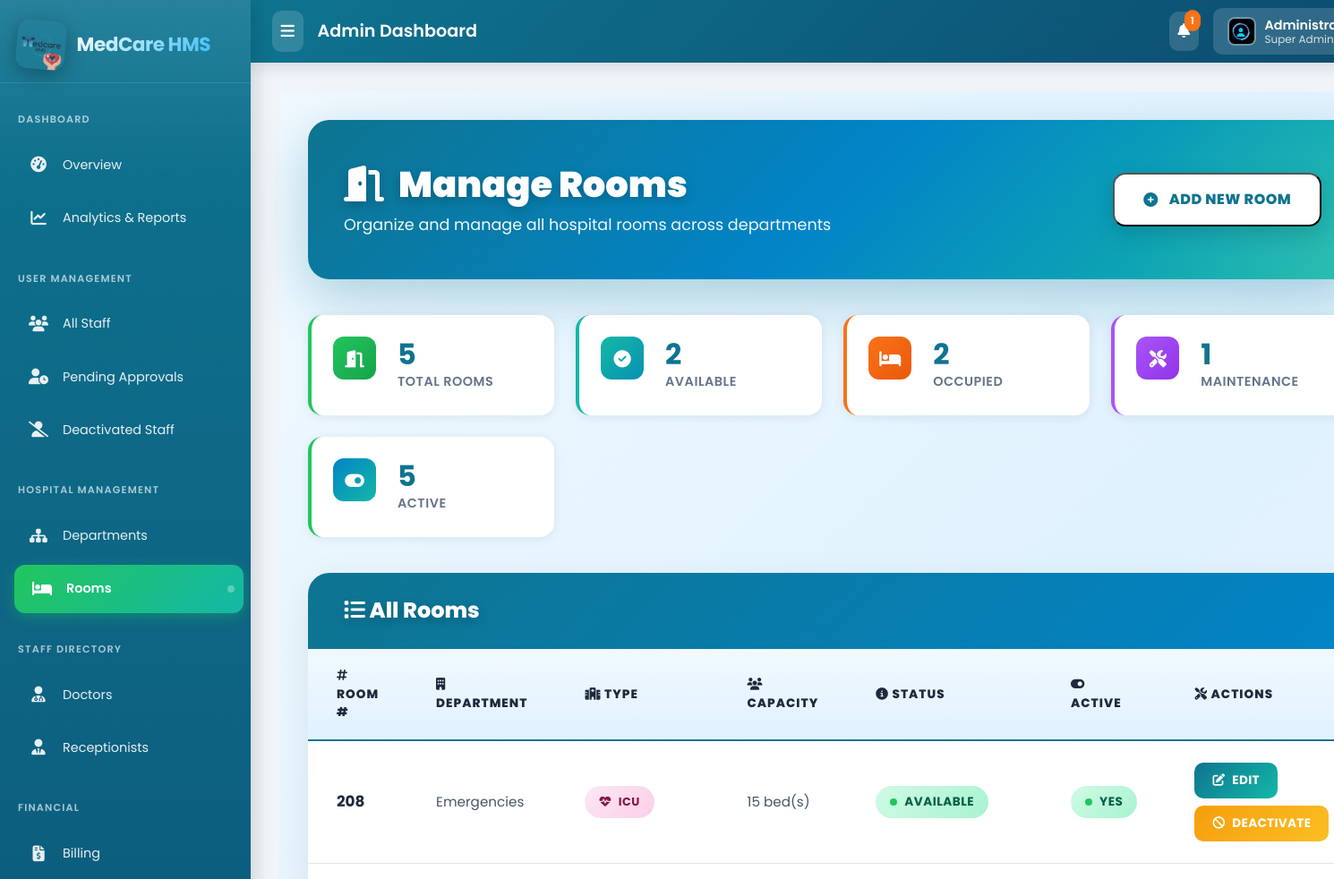
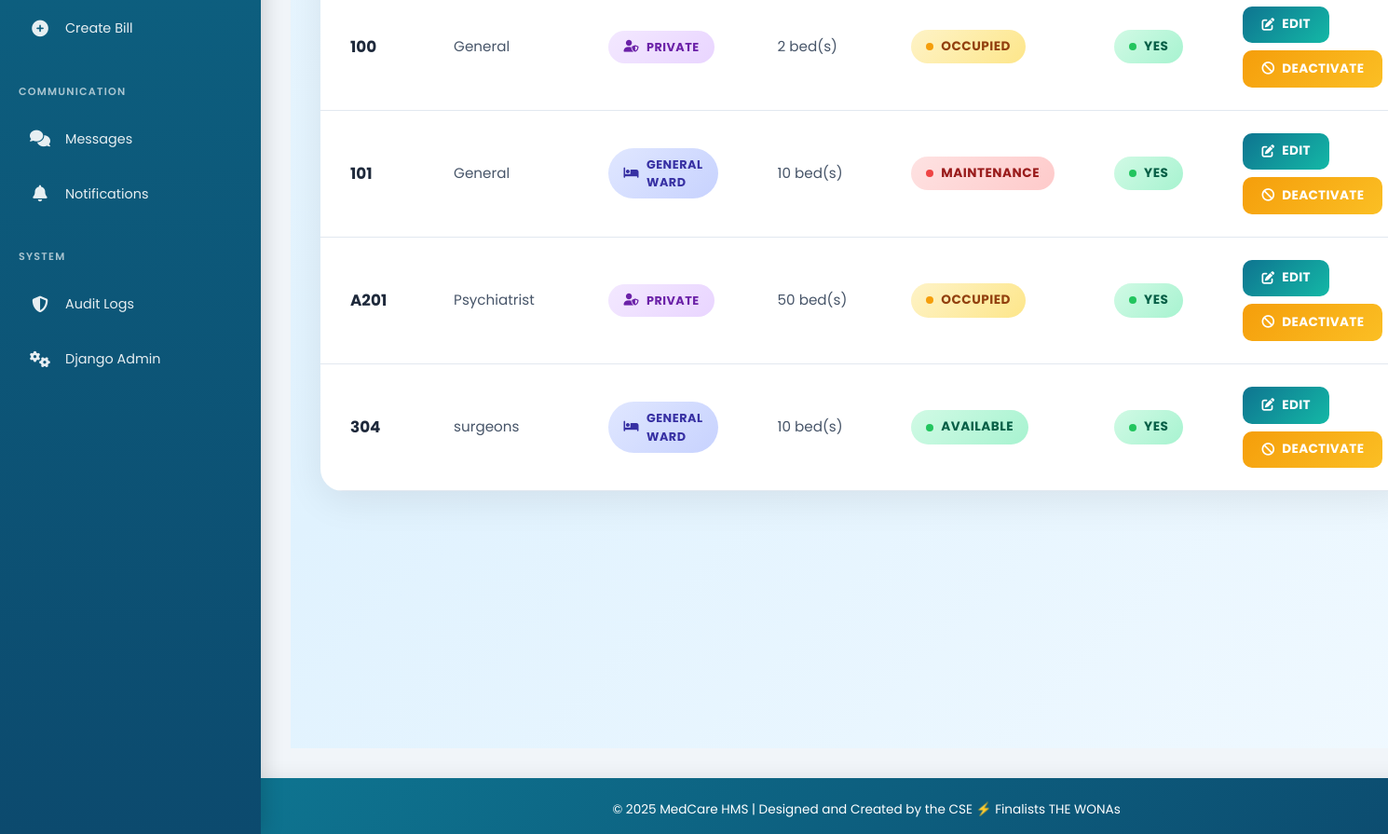
The page /management/rooms/ (signed in) on the database its author committed (2 pictures, top to bottom).
### management/models.py (models this page shows, shortened)
class Room(models.Model):
    STATUS_CHOICES = (
        ('AVAILABLE', 'Available'),
        ('OCCUPIED', 'Occupied'),
        ('MAINTENANCE', 'Under Maintenance'),
    )
    room_number = models.CharField(max_length=20)
    room_type = models.CharField(max_length=20, choices=(('GENERAL', 'General Ward'), ('ICU', 'ICU'), ('PRIVATE', 'Private Room')))
    department = models.ForeignKey(Department, on_delete=models.PROTECT)
    capacity = models.PositiveIntegerField(default=1)
    status = models.CharField(max_length=20, choices=STATUS_CHOICES, default='AVAILABLE')
    is_active = models.BooleanField(default=True) # For soft delete
    class Meta:
        unique_together = ('room_number', 'department')

class Department(models.Model):
    name = models.CharField(max_length=100, unique=True, help_text="e.g., Cardiology, Orthopedics")
    description = models.TextField(blank=True, null=True)
    is_active = models.BooleanField(default=True)

### management/views.py (the view)
# urls.py: path('rooms/', views.RoomListView.as_view(), name='room_list'),
@method_decorator(admin_required, name='dispatch')
class RoomListView(ListView):
    model = Room
    template_name = 'management/room_list.html'
    context_object_name = 'rooms'
    queryset = Room.objects.select_related('department').order_by('department__name', 'room_number')
    def get_context_data(self, **kwargs):
        context = super().get_context_data(**kwargs)
        rooms = context['rooms']
        context['total_count'] = rooms.count()
        context['available_count'] = rooms.filter(status='AVAILABLE').count()
        context['occupied_count'] = rooms.filter(status='OCCUPIED').count()
        context['maintenance_count'] = rooms.filter(status='MAINTENANCE').count()
        context['active_count'] = rooms.filter(is_active=True).count()
        context['active_departments'] = Department.objects.filter(is_active=True).order_by('name')
        return context

### templates/management/room_list.html (shortened to what this page needs)
{% extends 'base_admin.html' %}
{% load static %}
{% block content %}
<div class="room-wrapper">
    <div class="page-header">
        <div class="header-content">
            <h1>
                <span class="header-icon">
                    <i class="fas fa-door-open"></i>
                </span>
                Manage Rooms
            </h1>
            <p>Organize and manage all hospital rooms across departments</p>
        </div>
        <button type="button" class="btn-add" onclick="openRoomFormModal('create');">
            <i class="fas fa-plus-circle"></i>
            Add New Room
        </button>
    </div>
    <div class="stats-container">
        <div class="stat-card teal">
            <div class="stat-icon">
                <i class="fas fa-door-open"></i>
            </div>
            <div class="stat-details">
                <div class="stat-value">{{ total_count }}</div>
                <div class="stat-label">Total Rooms</div>
            </div>
        </div>
        <div class="stat-card green">
            <div class="stat-icon">
                <i class="fas fa-check-circle"></i>
            </div>
            <div class="stat-details">
                <div class="stat-value">{{ available_count }}</div>
                <div class="stat-label">Available</div>
            </div>
        </div>
        <div class="stat-card orange">
            <div class="stat-icon">
                <i class="fas fa-bed"></i>
            </div>
            <div class="stat-details">
                <div class="stat-value">{{ occupied_count }}</div>
                <div class="stat-label">Occupied</div>
            </div>
        </div>
        <div class="stat-card red">
            <div class="stat-icon">
                <i class="fas fa-tools"></i>
            </div>
            <div class="stat-details">
                <div class="stat-value">{{ maintenance_count }}</div>
                <div class="stat-label">Maintenance</div>
            </div>
        </div>
        <div class="stat-card purple">
            <div class="stat-icon">
                <i class="fas fa-toggle-on"></i>
            </div>
            <div class="stat-details">
                <div class="stat-value">{{ active_count }}</div>
                <div class="stat-label">Active</div>
            </div>
        </div>
    </div>
    <div class="table-container">
        <div class="table-header">
            <h4><i class="fas fa-list"></i> All Rooms</h4>
        </div>
        {% if rooms %}
            <table class="room-table">
                <thead>
                    <tr>
                        <th><i class="fas fa-hashtag"></i> Room #</th>
                        <th><i class="fas fa-building"></i> Department</th>
                        <th><i class="fas fa-hospital"></i> Type</th>
                        <th><i class="fas fa-users"></i> Capacity</th>
                        <th><i class="fas fa-info-circle"></i> Status</th>
                        <th><i class="fas fa-toggle-on"></i> Active</th>
                        <th><i class="fas fa-tools"></i> Actions</th>
                    </tr>
                </thead>
                <tbody>
                    {% for room in rooms %}
                    <tr class="{% if not room.is_active %}inactive{% endif %}">
                        <td><strong>{{ room.room_number }}</strong></td>
                        <td>{{ room.department.name }}</td>
                        <td>
                            {% if room.room_type == 'GENERAL' %}
                                <span class="room-type-badge general">
                                    <i class="fas fa-bed"></i> General Ward
                                </span>
                            {% elif room.room_type == 'ICU' %}
                                <span class="room-type-badge icu">
                                    <i class="fas fa-heartbeat"></i> ICU
                                </span>
                            {% elif room.room_type == 'PRIVATE' %}
                                <span class="room-type-badge private">
                                    <i class="fas fa-user-shield"></i> Private
                                </span>
                            {% endif %}
                        </td>
                        <td>{{ room.capacity }} bed(s)</td>
                        <td>
                            {% if room.status == 'AVAILABLE' %}
                                <span class="status-badge available">
                                    <span class="status-dot"></span>
                                    Available
                                </span>
                            {% elif room.status == 'OCCUPIED' %}
                                <span class="status-badge occupied">
                                    <span class="status-dot"></span>
                                    Occupied
                                </span>
                            {% elif room.status == 'MAINTENANCE' %}
                                <span class="status-badge maintenance">
                                    <span class="status-dot"></span>
                                    Maintenance
                                </span>
                            {% endif %}
                        </td>
                        <td>
                            {% if room.is_active %}
                                <span class="status-badge active">
                                    <span class="status-dot"></span>
                                    Yes
                                </span>
                            {% else %}
                                <span class="status-badge inactive">
                                    <span class="status-dot"></span>
                                    No
                                </span>
                            {% endif %}
                        </td>
                        <td>
                            <div class="action-buttons">
                                <button type="button"
                                        class="action-btn btn-edit"
                                        onclick="openRoomFormModal('edit', {{ room.pk }}, '{{ room.room_number|escapejs }}', '{{ room.room_type }}', {{ room.department.pk }}, {{ room.capacity }}, '{{ room.status }}')">
                                    <i class="fas fa-edit"></i>
                                    Edit
                                </button>
                                {% if room.is_active %}
                                    <button type="button"
                                            class="action-btn btn-deactivate"
                                            onclick="openToggleModal('{% url 'management:room_toggle_active' room.pk %}', '{{ room.room_number|escapejs }}', '{{ room.department.name|escapejs }}', true)">
                                        <i class="fas fa-ban"></i>
                                        Deactivate
                                    </button>
                                {% endif %}
                            </div>
                        </td>
                    </tr>
                    {% endfor %}
                </tbody>
            </table>
        {% endif %}
    </div>
</div>
{% endblock %}

### templates/base_admin.html (shortened to what this page needs)
{% load static %}
<!DOCTYPE html>
<html lang="en">
<head>
    <link href="https://cdn.jsdelivr.net/npm/bootstrap@5.3.0/dist/css/bootstrap.min.css" rel="stylesheet">
    <link rel="stylesheet" href="https://cdnjs.cloudflare.com/ajax/libs/font-awesome/6.4.0/css/all.min.css">
</head>
<body>
    <nav class="sidebar" id="adminSidebar">
        <div class="sidebar-brand">
            <img src="{% static 'images/logo.png' %}" alt="MedCare Logo">
            <span class="brand-text">MedCare HMS</span>
        </div>
        <div class="nav-section">
            <div class="nav-section-title">Dashboard</div>
            <a href="{% url 'accounts:admin_dashboard' %}" class="menu-link {% if request.resolver_match.url_name == 'admin_dashboard' %}active{% endif %}" data-tooltip="Overview">
                <span class="menu-icon"><i class="fas fa-tachometer-alt"></i></span>
                <span class="menu-text">Overview</span>
            </a>
            <a href="{% url 'reports:reports_dashboard' %}" class="menu-link {% if request.resolver_match.app_name == 'reports' %}active{% endif %}" data-tooltip="Analytics & Reports">
                <span class="menu-icon"><i class="fas fa-chart-line"></i></span>
                <span class="menu-text">Analytics & Reports</span>
            </a>
        </div>
        <div class="nav-section">
            <div class="nav-section-title">User Management</div>
            <a href="{% url 'accounts:staff_management_list' %}" class="menu-link" data-tooltip="All Staff">
                <span class="menu-icon"><i class="fas fa-users"></i></span>
                <span class="menu-text">All Staff</span>
            </a>
            <a href="{% url 'accounts:pending_staff_list' %}" class="menu-link" data-tooltip="Pending Approvals">
                <span class="menu-icon"><i class="fas fa-user-clock"></i></span>
                <span class="menu-text">Pending Approvals</span>
            </a>
            <a href="{% url 'accounts:deactivated_staff_list' %}" class="menu-link" data-tooltip="Deactivated Staff">
                <span class="menu-icon"><i class="fas fa-user-slash"></i></span>
                <span class="menu-text">Deactivated Staff</span>
            </a>
        </div>
        <div class="nav-section">
            <div class="nav-section-title">Hospital Management</div>
            <a href="{% url 'management:department_list' %}" class="menu-link" data-tooltip="Departments">
                <span class="menu-icon"><i class="fas fa-sitemap"></i></span>
                <span class="menu-text">Departments</span>
            </a>
            <a href="{% url 'management:room_list' %}" class="menu-link" data-tooltip="Rooms">
                <span class="menu-icon"><i class="fas fa-bed"></i></span>
                <span class="menu-text">Rooms</span>
            </a>
        </div>
        <div class="nav-section">
            <div class="nav-section-title">Staff Directory</div>
            <a href="{% url 'management:doctor_list' %}" class="menu-link" data-tooltip="Doctors">
                <span class="menu-icon"><i class="fas fa-user-md"></i></span>
                <span class="menu-text">Doctors</span>
            </a>
            <a href="{% url 'management:receptionist_list' %}" class="menu-link" data-tooltip="Receptionists">
                <span class="menu-icon"><i class="fas fa-user-tie"></i></span>
                <span class="menu-text">Receptionists</span>
            </a>
        </div>
        <div class="nav-section">
            <div class="nav-section-title">Financial</div>
            <a href="{% url 'billing:bill_list' %}" class="menu-link" data-tooltip="Billing">
                <span class="menu-icon"><i class="fas fa-file-invoice-dollar"></i></span>
                <span class="menu-text">Billing</span>
            </a>
            <a href="{% url 'billing:select_appointment' %}" class="menu-link" data-tooltip="Create Bill">
                <span class="menu-icon"><i class="fas fa-plus-circle"></i></span>
                <span class="menu-text">Create Bill</span>
            </a>
        </div>
        <div class="nav-section">
            <div class="nav-section-title">Communication</div>
            <a href="{% url 'chat:thread_list' %}" class="menu-link" data-tooltip="Messages">
                <span class="menu-icon"><i class="fas fa-comments"></i></span>
                <span class="menu-text">Messages</span>
            </a>
            <a href="{% url 'notifications:notification_list' %}" class="menu-link" data-tooltip="Notifications">
                <span class="menu-icon"><i class="fas fa-bell"></i></span>
                <span class="menu-text">Notifications</span>
            </a>
        </div>
        <div class="nav-section">
            <div class="nav-section-title">System</div>
            <a href="{% url 'audit:audit_feed' %}" class="menu-link {% if request.resolver_match.app_name == 'audit' %}active{% endif %}" data-tooltip="Audit Logs">
                <span class="menu-icon"><i class="fas fa-shield-halved"></i></span>
                <span class="menu-text">Audit Logs</span>
            </a>
            <a href="{% url 'admin:index' %}" class="menu-link" data-tooltip="Django Admin">
                <span class="menu-icon"><i class="fas fa-cogs"></i></span>
                <span class="menu-text">Django Admin</span>
            </a>
        </div>
    </nav>
    <div class="content-wrapper" id="adminContent">
        <div class="topbar">
            <div class="topbar-left">
                <button class="sidebar-toggle" id="sidebarToggle">
                    <i class="fas fa-bars"></i>
                </button>
                <h6 class="topbar-title mb-0">Admin Dashboard</h6>
            </div>
            <div class="topbar-right">
                <div class="notification-dropdown">
                    <button class="notification-btn" id="notificationToggle">
                        <i class="fas fa-bell"></i>
                        {% if unread_notifications_count > 0 %}
                        <span class="notification-badge" id="notificationBadge">{{ unread_notifications_count }}</span>
                        {% endif %}
                    </button>
                </div>
                <div class="user-dropdown">
                    <button class="user-toggle" id="userMenuToggle">
                        <img src="{% if user.profile.image %}{{ user.profile.image.url }}{% else %}{% static 'profile_pictures/default.jpeg' %}{% endif %}"
                             alt="User Avatar" class="user-avatar">
                        <div class="user-info">
                            <span class="user-name">{{ user.get_full_name|default:user.username }}</span>
                            <span class="user-role">{% if user.is_superuser %}Super Admin{% else %}Admin{% endif %}</span>
                        </div>
                    </button>
                </div>
            </div>
        </div>
        <div class="main-content">
            {% block content %}{% endblock %}
        </div>
        <footer>
            <p class="mb-0">© 2025 MedCare HMS | Designed and Created by the CSE ⚡ Finalists THE WONAs</p>
        </footer>
    </div>
</body>
</html>

### rows shown on the page
Room: room_number "208", department.name "Emergencies", room_type "ICU" (drawn), capacity "15", status "AVAILABLE" (drawn), is_active True (drawn)
Room: room_number "100", department.name "General", room_type "PRIVATE" (drawn), capacity "2", status "OCCUPIED" (drawn), is_active True (drawn)
Room: room_number "101", department.name "General", room_type "GENERAL" (drawn), capacity "10", status "MAINTENANCE" (drawn), is_active True (drawn)
Room: room_number "A201", department.name "Psychiatrist", room_type "PRIVATE" (drawn), capacity "50", status "OCCUPIED" (drawn), is_active True (drawn)
Room: room_number "304", department.name "surgeons", room_type "GENERAL" (drawn), capacity "10", status "AVAILABLE" (drawn), is_active True (drawn)

### other values the page prints
{{ unread_notifications_count }} "1"
{{ total_count }} "5"
{{ available_count }} "2"
{{ occupied_count }} "2"
{{ maintenance_count }} "1"
{{ active_count }} "5"
